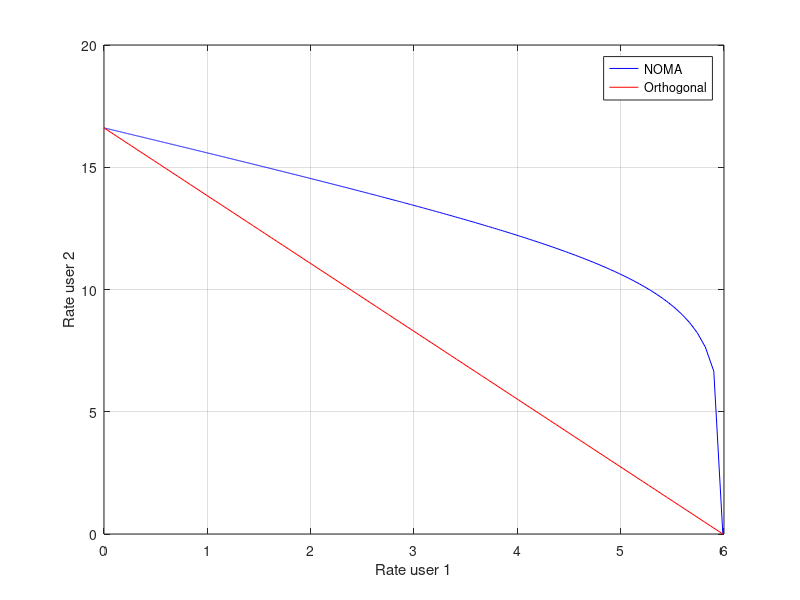

Write MATLAB code to recreate this figure.

% Alejandro Villamar - Universidad Israel %
%% ----- Parametros de simulacion ----- %%
% Calculo Rate 2 usuarios
% Calculo para realizar figura 2:
% Mismos canales:
% Canales de los usuariosx

n_users = 2;
h = zeros(1,n_users)


%% ------------ NOMA ------------ %%
% La variable nu, marca la diferencia entre los valores. 
% Prueba a ir cambiando este valor y vas a ver como funciona NOMA
nu = 0.025;
h(1) = 1*nu;
h(2) = 1;
% Ahora hay que ir calculando el Rate para diferentes valores de asignacion
% de potencia:
n_points = 1000;
coef_potencia = zeros(n_users,n_points);
coef_potencia(1,:) = sqrt(linspace(0,1,n_points));
coef_potencia(2,:) = sqrt(linspace(1,0,n_points));
% coef_potencia(1,:) = linspace(0,1,n_points);
% coef_potencia(2,:) = linspace(1,0,n_points);
% Para una SNR dada
rho = 50; % P_elec/No_B
for i=1:n_points
    R_1(i) = log2(1 + (coef_potencia(1,i)*h(1))^2 / ((coef_potencia(2,i)*h(1))^2 + 1/(10^(rho*0.1))));    
    R_2(i) = log2(1 + 10^(rho*0.1)*((coef_potencia(2,i)*h(2))^2));
end

%% ------------ Orthogonal, cada usuario se transmite individualmente ------------ %%
alfa_orth = 0:0.01:1;
R_1_orth = alfa_orth.*log2(1 + 10^(rho*0.1)*h(1)^2);
R_2_orth = (1-alfa_orth).*log2(1 + 10^(rho*0.1)*h(2)^2);
    
plot(R_1,R_2,'-b')
xlabel('Rate user 1')
ylabel('Rate user 2')
grid on
hold on 
plot(R_1_orth,R_2_orth,'-r')
legend('NOMA','Orthogonal')
print('Barplot2u','-dpng')
close


